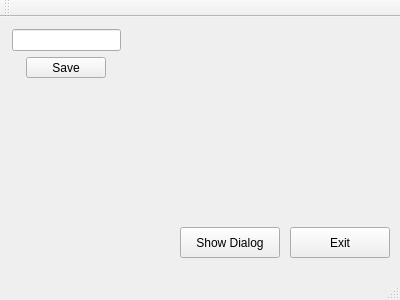
<?xml version="1.0" encoding="UTF-8"?>
<ui version="4.0">
 <class>MainWindow</class>
 <widget class="QMainWindow" name="MainWindow">
  <property name="geometry">
   <rect>
    <x>0</x>
    <y>0</y>
    <width>400</width>
    <height>300</height>
   </rect>
  </property>
  <property name="windowTitle">
   <string>MainWindow</string>
  </property>
  <widget class="QWidget" name="centralWidget">
   <widget class="QPushButton" name="pbShowDialog">
    <property name="geometry">
     <rect>
      <x>180</x>
      <y>210</y>
      <width>100</width>
      <height>31</height>
     </rect>
    </property>
    <property name="text">
     <string>Show Dialog</string>
    </property>
   </widget>
   <widget class="QPushButton" name="pbExit">
    <property name="geometry">
     <rect>
      <x>290</x>
      <y>210</y>
      <width>100</width>
      <height>31</height>
     </rect>
    </property>
    <property name="text">
     <string>Exit</string>
    </property>
   </widget>
   <widget class="QWidget" name="">
    <property name="geometry">
     <rect>
      <x>1</x>
      <y>1</y>
      <width>131</width>
      <height>71</height>
     </rect>
    </property>
    <layout class="QVBoxLayout" name="verticalLayout">
     <item>
      <widget class="QLineEdit" name="lineEdit"/>
     </item>
     <item>
      <layout class="QHBoxLayout" name="horizontalLayout">
       <item>
        <spacer name="horizontalSpacer">
         <property name="orientation">
          <enum>Qt::Horizontal</enum>
         </property>
         <property name="sizeHint" stdset="0">
          <size>
           <width>20</width>
           <height>20</height>
          </size>
         </property>
        </spacer>
       </item>
       <item>
        <widget class="QPushButton" name="pbSaveData">
         <property name="enabled">
          <bool>true</bool>
         </property>
         <property name="text">
          <string>Save</string>
         </property>
        </widget>
       </item>
       <item>
        <spacer name="horizontalSpacer_2">
         <property name="orientation">
          <enum>Qt::Horizontal</enum>
         </property>
         <property name="sizeHint" stdset="0">
          <size>
           <width>20</width>
           <height>20</height>
          </size>
         </property>
        </spacer>
       </item>
      </layout>
     </item>
    </layout>
   </widget>
  </widget>
  <widget class="QMenuBar" name="menuBar">
   <property name="geometry">
    <rect>
     <x>0</x>
     <y>0</y>
     <width>400</width>
     <height>21</height>
    </rect>
   </property>
  </widget>
  <widget class="QToolBar" name="mainToolBar">
   <attribute name="toolBarArea">
    <enum>TopToolBarArea</enum>
   </attribute>
   <attribute name="toolBarBreak">
    <bool>false</bool>
   </attribute>
  </widget>
  <widget class="QStatusBar" name="statusBar"/>
 </widget>
 <layoutdefault spacing="6" margin="11"/>
 <resources/>
 <connections>
  <connection>
   <sender>pbExit</sender>
   <signal>clicked()</signal>
   <receiver>MainWindow</receiver>
   <slot>close()</slot>
   <hints>
    <hint type="sourcelabel">
     <x>339</x>
     <y>252</y>
    </hint>
    <hint type="destinationlabel">
     <x>199</x>
     <y>149</y>
    </hint>
   </hints>
  </connection>
 </connections>
</ui>
